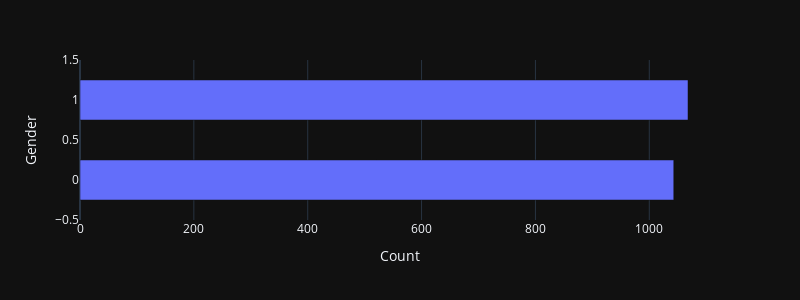

The notebook cell saved with this chart:
### Code cell
gender_counts = data_encoded["Gender"].value_counts().reset_index()
gender_counts.columns = ["Gender", "Count"]


fig = px.bar(
    gender_counts,
    x="Count",
    y="Gender",
    orientation="h",
    template="plotly_dark",
    width=800,
)
fig.update_layout(
    height=300,     
    bargap=0.5    
)
fig.show()

### Figure 1 — Plotly figure (JSON) as saved in the notebook; plotly's stock layout.template omitted (floating-point values rounded to 4 significant figures)
{"data": [{"hovertemplate": "Count=%{x}<br>Gender=%{y}<extra></extra>", "legendgroup": "", "marker": {"color": "#636efa", "pattern": {"shape": ""}}, "name": "", "orientation": "h", "showlegend": false, "textposition": "auto", "type": "bar", "x": [1068, 1043], "xaxis": "x", "y": [1, 0], "yaxis": "y"}], "layout": {"bargap": 0.5, "barmode": "relative", "height": 300, "legend": {"tracegroupgap": 0}, "margin": {"t": 60}, "width": 800, "xaxis": {"anchor": "y", "domain": [0, 1], "title": {"text": "Count"}}, "yaxis": {"anchor": "x", "domain": [0, 1], "title": {"text": "Gender"}}}}
